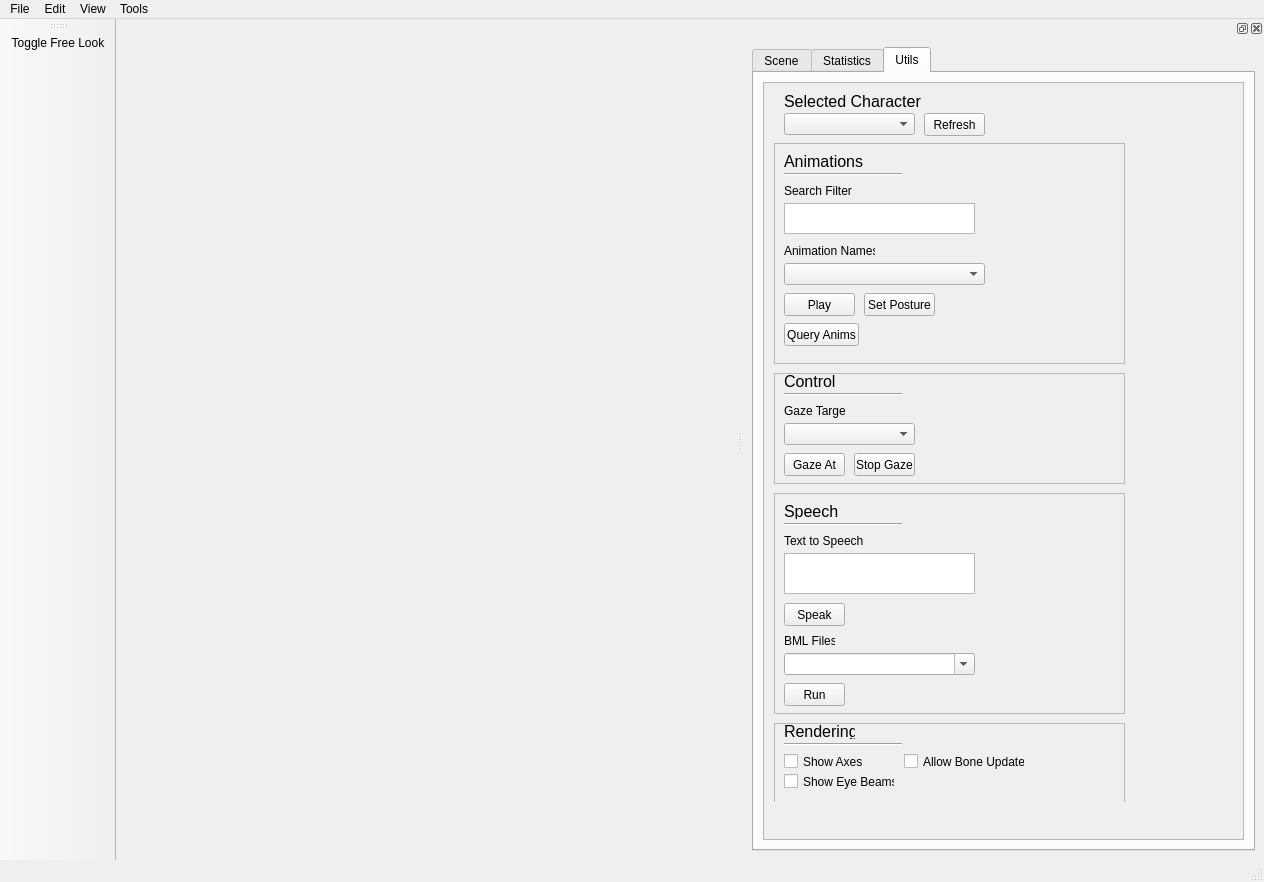
<?xml version="1.0" encoding="UTF-8"?>
<ui version="4.0">
 <class>MainWindow</class>
 <widget class="QMainWindow" name="MainWindow">
  <property name="geometry">
   <rect>
    <x>0</x>
    <y>0</y>
    <width>1264</width>
    <height>882</height>
   </rect>
  </property>
  <property name="baseSize">
   <size>
    <width>1274</width>
    <height>830</height>
   </size>
  </property>
  <property name="windowTitle">
   <string>Smartbody Debugger</string>
  </property>
  <widget class="QWidget" name="centralwidget">
   <layout class="QHBoxLayout" name="horizontalLayout_3">
    <item>
     <widget class="QWidget" name="RenderView" native="true">
      <property name="minimumSize">
       <size>
        <width>500</width>
        <height>500</height>
       </size>
      </property>
      <property name="maximumSize">
       <size>
        <width>16777215</width>
        <height>16777215</height>
       </size>
      </property>
      <layout class="QHBoxLayout" name="horizontalLayout_2"/>
     </widget>
    </item>
   </layout>
  </widget>
  <widget class="QMenuBar" name="menubar">
   <property name="geometry">
    <rect>
     <x>0</x>
     <y>0</y>
     <width>1264</width>
     <height>21</height>
    </rect>
   </property>
   <widget class="QMenu" name="menuFile">
    <property name="title">
     <string>File</string>
    </property>
    <addaction name="actionConnect"/>
    <addaction name="actionConnect_Single"/>
    <addaction name="actionDisconnect"/>
    <addaction name="actionSettings"/>
    <addaction name="actionExit"/>
   </widget>
   <widget class="QMenu" name="menuEdit">
    <property name="title">
     <string>Edit</string>
    </property>
   </widget>
   <widget class="QMenu" name="menuView">
    <property name="title">
     <string>View</string>
    </property>
   </widget>
   <widget class="QMenu" name="menuSbm">
    <property name="title">
     <string>Tools</string>
    </property>
    <addaction name="actionData_Viewer"/>
    <addaction name="actionResource_Viewer"/>
    <addaction name="actionCommand_Window"/>
    <addaction name="actionFace_Viewer"/>
    <addaction name="actionBML_Creator"/>
    <addaction name="actionEnity_Creator"/>
   </widget>
   <addaction name="menuFile"/>
   <addaction name="menuEdit"/>
   <addaction name="menuView"/>
   <addaction name="menuSbm"/>
  </widget>
  <widget class="QStatusBar" name="statusbar"/>
  <widget class="QToolBar" name="toolBar">
   <property name="windowTitle">
    <string>toolBar</string>
   </property>
   <attribute name="toolBarArea">
    <enum>LeftToolBarArea</enum>
   </attribute>
   <attribute name="toolBarBreak">
    <bool>false</bool>
   </attribute>
   <addaction name="actionToggleFreeLookCamera"/>
  </widget>
  <widget class="QDockWidget" name="sceneDockWidget">
   <property name="maximumSize">
    <size>
     <width>524287</width>
     <height>524287</height>
    </size>
   </property>
   <property name="layoutDirection">
    <enum>Qt::LeftToRight</enum>
   </property>
   <attribute name="dockWidgetArea">
    <number>2</number>
   </attribute>
   <widget class="QWidget" name="dockWidgetContents">
    <layout class="QVBoxLayout" name="verticalLayout">
     <item>
      <widget class="QTabWidget" name="sceneTab">
       <property name="sizePolicy">
        <sizepolicy hsizetype="Expanding" vsizetype="Expanding">
         <horstretch>0</horstretch>
         <verstretch>0</verstretch>
        </sizepolicy>
       </property>
       <property name="minimumSize">
        <size>
         <width>0</width>
         <height>0</height>
        </size>
       </property>
       <property name="maximumSize">
        <size>
         <width>16777215</width>
         <height>16777215</height>
        </size>
       </property>
       <property name="layoutDirection">
        <enum>Qt::LeftToRight</enum>
       </property>
       <property name="currentIndex">
        <number>2</number>
       </property>
       <widget class="QWidget" name="tab">
        <attribute name="title">
         <string>Scene</string>
        </attribute>
        <layout class="QHBoxLayout" name="horizontalLayout_4">
         <item>
          <widget class="QTreeWidget" name="sceneTree">
           <property name="sizePolicy">
            <sizepolicy hsizetype="Expanding" vsizetype="Expanding">
             <horstretch>0</horstretch>
             <verstretch>0</verstretch>
            </sizepolicy>
           </property>
           <property name="minimumSize">
            <size>
             <width>0</width>
             <height>0</height>
            </size>
           </property>
           <property name="maximumSize">
            <size>
             <width>16777215</width>
             <height>16777215</height>
            </size>
           </property>
           <property name="layoutDirection">
            <enum>Qt::LeftToRight</enum>
           </property>
           <property name="horizontalScrollBarPolicy">
            <enum>Qt::ScrollBarAsNeeded</enum>
           </property>
           <property name="editTriggers">
            <set>QAbstractItemView::DoubleClicked|QAbstractItemView::EditKeyPressed</set>
           </property>
           <property name="horizontalScrollMode">
            <enum>QAbstractItemView::ScrollPerPixel</enum>
           </property>
           <property name="rootIsDecorated">
            <bool>true</bool>
           </property>
           <property name="columnCount">
            <number>3</number>
           </property>
           <attribute name="headerVisible">
            <bool>false</bool>
           </attribute>
           <attribute name="headerCascadingSectionResizes">
            <bool>false</bool>
           </attribute>
           <attribute name="headerDefaultSectionSize">
            <number>300</number>
           </attribute>
           <column>
            <property name="text">
             <string notr="true">1</string>
            </property>
           </column>
           <column>
            <property name="text">
             <string notr="true">2</string>
            </property>
           </column>
           <column>
            <property name="text">
             <string notr="true">3</string>
            </property>
           </column>
          </widget>
         </item>
        </layout>
       </widget>
       <widget class="QWidget" name="statisticsTab">
        <attribute name="title">
         <string>Statistics</string>
        </attribute>
        <widget class="QLabel" name="cameraPositionLabel">
         <property name="geometry">
          <rect>
           <x>10</x>
           <y>50</y>
           <width>211</width>
           <height>31</height>
          </rect>
         </property>
         <property name="text">
          <string>Camera Pos:</string>
         </property>
        </widget>
        <widget class="QLabel" name="networkFpsLabel">
         <property name="geometry">
          <rect>
           <x>10</x>
           <y>30</y>
           <width>121</width>
           <height>16</height>
          </rect>
         </property>
         <property name="text">
          <string>Network Fps:</string>
         </property>
        </widget>
        <widget class="QLabel" name="rendererFpsLabel">
         <property name="enabled">
          <bool>true</bool>
         </property>
         <property name="geometry">
          <rect>
           <x>10</x>
           <y>10</y>
           <width>121</width>
           <height>16</height>
          </rect>
         </property>
         <property name="text">
          <string>Renderer Fps:</string>
         </property>
        </widget>
       </widget>
       <widget class="QWidget" name="utilsTab">
        <attribute name="title">
         <string>Utils</string>
        </attribute>
        <layout class="QVBoxLayout" name="verticalLayout_2">
         <item>
          <widget class="QScrollArea" name="scrollArea">
           <property name="verticalScrollBarPolicy">
            <enum>Qt::ScrollBarAsNeeded</enum>
           </property>
           <property name="widgetResizable">
            <bool>false</bool>
           </property>
           <widget class="QWidget" name="scrollAreaWidgetContents">
            <property name="geometry">
             <rect>
              <x>0</x>
              <y>0</y>
              <width>479</width>
              <height>719</height>
             </rect>
            </property>
            <widget class="QPushButton" name="refreshButton">
             <property name="geometry">
              <rect>
               <x>160</x>
               <y>30</y>
               <width>61</width>
               <height>23</height>
              </rect>
             </property>
             <property name="text">
              <string>Refresh</string>
             </property>
            </widget>
            <widget class="QLabel" name="selectedCharacterLabel">
             <property name="geometry">
              <rect>
               <x>20</x>
               <y>10</y>
               <width>141</width>
               <height>16</height>
              </rect>
             </property>
             <property name="font">
              <font>
               <pointsize>12</pointsize>
              </font>
             </property>
             <property name="text">
              <string>Selected Character</string>
             </property>
            </widget>
            <widget class="QComboBox" name="selectedCharacterBox">
             <property name="geometry">
              <rect>
               <x>20</x>
               <y>30</y>
               <width>131</width>
               <height>22</height>
              </rect>
             </property>
            </widget>
            <widget class="QFrame" name="frame_2">
             <property name="geometry">
              <rect>
               <x>10</x>
               <y>60</y>
               <width>351</width>
               <height>221</height>
              </rect>
             </property>
             <property name="frameShape">
              <enum>QFrame::StyledPanel</enum>
             </property>
             <property name="frameShadow">
              <enum>QFrame::Raised</enum>
             </property>
             <widget class="QLabel" name="animationNamesLabel">
              <property name="geometry">
               <rect>
                <x>10</x>
                <y>100</y>
                <width>91</width>
                <height>16</height>
               </rect>
              </property>
              <property name="text">
               <string>Animation Names</string>
              </property>
             </widget>
             <widget class="Line" name="line">
              <property name="geometry">
               <rect>
                <x>10</x>
                <y>30</y>
                <width>118</width>
                <height>3</height>
               </rect>
              </property>
              <property name="lineWidth">
               <number>1</number>
              </property>
              <property name="orientation">
               <enum>Qt::Horizontal</enum>
              </property>
             </widget>
             <widget class="QPushButton" name="QueryAnimButton">
              <property name="geometry">
               <rect>
                <x>10</x>
                <y>180</y>
                <width>75</width>
                <height>23</height>
               </rect>
              </property>
              <property name="text">
               <string>Query Anims</string>
              </property>
             </widget>
             <widget class="QComboBox" name="animationNamesBox">
              <property name="geometry">
               <rect>
                <x>10</x>
                <y>120</y>
                <width>201</width>
                <height>22</height>
               </rect>
              </property>
             </widget>
             <widget class="QLabel" name="animationsLabel">
              <property name="geometry">
               <rect>
                <x>10</x>
                <y>10</y>
                <width>81</width>
                <height>16</height>
               </rect>
              </property>
              <property name="font">
               <font>
                <pointsize>12</pointsize>
               </font>
              </property>
              <property name="text">
               <string>Animations</string>
              </property>
             </widget>
             <widget class="QPlainTextEdit" name="animFilterBox">
              <property name="geometry">
               <rect>
                <x>10</x>
                <y>60</y>
                <width>191</width>
                <height>31</height>
               </rect>
              </property>
             </widget>
             <widget class="QLabel" name="filterLabel">
              <property name="geometry">
               <rect>
                <x>10</x>
                <y>40</y>
                <width>71</width>
                <height>16</height>
               </rect>
              </property>
              <property name="text">
               <string>Search Filter</string>
              </property>
             </widget>
             <widget class="QPushButton" name="PlayAnimButton">
              <property name="geometry">
               <rect>
                <x>10</x>
                <y>150</y>
                <width>71</width>
                <height>23</height>
               </rect>
              </property>
              <property name="text">
               <string>Play</string>
              </property>
             </widget>
             <widget class="QPushButton" name="SetPostureButton">
              <property name="geometry">
               <rect>
                <x>90</x>
                <y>150</y>
                <width>71</width>
                <height>23</height>
               </rect>
              </property>
              <property name="text">
               <string>Set Posture</string>
              </property>
             </widget>
            </widget>
            <widget class="QFrame" name="frame_4">
             <property name="geometry">
              <rect>
               <x>10</x>
               <y>290</y>
               <width>351</width>
               <height>111</height>
              </rect>
             </property>
             <property name="frameShape">
              <enum>QFrame::StyledPanel</enum>
             </property>
             <property name="frameShadow">
              <enum>QFrame::Raised</enum>
             </property>
             <widget class="QPushButton" name="GazeAtButton">
              <property name="geometry">
               <rect>
                <x>10</x>
                <y>80</y>
                <width>61</width>
                <height>23</height>
               </rect>
              </property>
              <property name="text">
               <string>Gaze At</string>
              </property>
             </widget>
             <widget class="QLabel" name="gazeTargetLabel">
              <property name="geometry">
               <rect>
                <x>10</x>
                <y>30</y>
                <width>61</width>
                <height>16</height>
               </rect>
              </property>
              <property name="text">
               <string>Gaze Target</string>
              </property>
             </widget>
             <widget class="QComboBox" name="gazeTargetBox">
              <property name="geometry">
               <rect>
                <x>10</x>
                <y>50</y>
                <width>131</width>
                <height>22</height>
               </rect>
              </property>
             </widget>
             <widget class="Line" name="line_5">
              <property name="geometry">
               <rect>
                <x>10</x>
                <y>20</y>
                <width>118</width>
                <height>3</height>
               </rect>
              </property>
              <property name="lineWidth">
               <number>1</number>
              </property>
              <property name="orientation">
               <enum>Qt::Horizontal</enum>
              </property>
             </widget>
             <widget class="QLabel" name="controlLabel">
              <property name="geometry">
               <rect>
                <x>10</x>
                <y>0</y>
                <width>71</width>
                <height>16</height>
               </rect>
              </property>
              <property name="font">
               <font>
                <pointsize>12</pointsize>
               </font>
              </property>
              <property name="text">
               <string>Control</string>
              </property>
             </widget>
             <widget class="QPushButton" name="StopGazeButton">
              <property name="geometry">
               <rect>
                <x>80</x>
                <y>80</y>
                <width>61</width>
                <height>23</height>
               </rect>
              </property>
              <property name="text">
               <string>Stop Gaze</string>
              </property>
             </widget>
            </widget>
            <widget class="QFrame" name="frame">
             <property name="geometry">
              <rect>
               <x>10</x>
               <y>410</y>
               <width>351</width>
               <height>221</height>
              </rect>
             </property>
             <property name="frameShape">
              <enum>QFrame::StyledPanel</enum>
             </property>
             <property name="frameShadow">
              <enum>QFrame::Raised</enum>
             </property>
             <widget class="QComboBox" name="bmlFilesBox">
              <property name="geometry">
               <rect>
                <x>10</x>
                <y>160</y>
                <width>191</width>
                <height>22</height>
               </rect>
              </property>
              <property name="editable">
               <bool>true</bool>
              </property>
             </widget>
             <widget class="QLabel" name="ttsLabel">
              <property name="geometry">
               <rect>
                <x>10</x>
                <y>40</y>
                <width>91</width>
                <height>16</height>
               </rect>
              </property>
              <property name="text">
               <string>Text to Speech</string>
              </property>
             </widget>
             <widget class="QLabel" name="bmlFilesLabel">
              <property name="geometry">
               <rect>
                <x>10</x>
                <y>140</y>
                <width>51</width>
                <height>16</height>
               </rect>
              </property>
              <property name="text">
               <string>BML Files</string>
              </property>
             </widget>
             <widget class="QPlainTextEdit" name="ttsBox">
              <property name="geometry">
               <rect>
                <x>10</x>
                <y>60</y>
                <width>191</width>
                <height>41</height>
               </rect>
              </property>
             </widget>
             <widget class="QPushButton" name="SpeakButton">
              <property name="geometry">
               <rect>
                <x>10</x>
                <y>110</y>
                <width>61</width>
                <height>23</height>
               </rect>
              </property>
              <property name="text">
               <string>Speak</string>
              </property>
             </widget>
             <widget class="Line" name="line_2">
              <property name="geometry">
               <rect>
                <x>10</x>
                <y>30</y>
                <width>118</width>
                <height>3</height>
               </rect>
              </property>
              <property name="lineWidth">
               <number>1</number>
              </property>
              <property name="orientation">
               <enum>Qt::Horizontal</enum>
              </property>
             </widget>
             <widget class="QLabel" name="speechLabel">
              <property name="geometry">
               <rect>
                <x>10</x>
                <y>10</y>
                <width>71</width>
                <height>16</height>
               </rect>
              </property>
              <property name="font">
               <font>
                <pointsize>12</pointsize>
               </font>
              </property>
              <property name="text">
               <string>Speech</string>
              </property>
             </widget>
             <widget class="QPushButton" name="runBmlButton">
              <property name="geometry">
               <rect>
                <x>10</x>
                <y>190</y>
                <width>61</width>
                <height>23</height>
               </rect>
              </property>
              <property name="text">
               <string>Run</string>
              </property>
             </widget>
            </widget>
            <widget class="QFrame" name="frame_3">
             <property name="geometry">
              <rect>
               <x>10</x>
               <y>640</y>
               <width>351</width>
               <height>91</height>
              </rect>
             </property>
             <property name="frameShape">
              <enum>QFrame::StyledPanel</enum>
             </property>
             <property name="frameShadow">
              <enum>QFrame::Raised</enum>
             </property>
             <widget class="QLabel" name="renderingLabel">
              <property name="geometry">
               <rect>
                <x>10</x>
                <y>0</y>
                <width>71</width>
                <height>16</height>
               </rect>
              </property>
              <property name="font">
               <font>
                <pointsize>12</pointsize>
               </font>
              </property>
              <property name="text">
               <string>Rendering</string>
              </property>
             </widget>
             <widget class="QCheckBox" name="showAxesBox">
              <property name="geometry">
               <rect>
                <x>10</x>
                <y>30</y>
                <width>81</width>
                <height>17</height>
               </rect>
              </property>
              <property name="text">
               <string>Show Axes</string>
              </property>
             </widget>
             <widget class="Line" name="line_3">
              <property name="geometry">
               <rect>
                <x>10</x>
                <y>20</y>
                <width>118</width>
                <height>3</height>
               </rect>
              </property>
              <property name="lineWidth">
               <number>1</number>
              </property>
              <property name="orientation">
               <enum>Qt::Horizontal</enum>
              </property>
             </widget>
             <widget class="QCheckBox" name="showEyeBeamsBox">
              <property name="geometry">
               <rect>
                <x>10</x>
                <y>50</y>
                <width>111</width>
                <height>17</height>
               </rect>
              </property>
              <property name="text">
               <string>Show Eye Beams</string>
              </property>
             </widget>
             <widget class="QCheckBox" name="allowBoneUpdatesBox">
              <property name="geometry">
               <rect>
                <x>130</x>
                <y>30</y>
                <width>121</width>
                <height>17</height>
               </rect>
              </property>
              <property name="text">
               <string>Allow Bone Updates</string>
              </property>
             </widget>
            </widget>
           </widget>
          </widget>
         </item>
        </layout>
       </widget>
      </widget>
     </item>
    </layout>
   </widget>
  </widget>
  <action name="actionConnect">
   <property name="text">
    <string>&amp;Connect</string>
   </property>
   <property name="toolTip">
    <string>Connect to a Smartbody Process</string>
   </property>
   <property name="shortcut">
    <string>Ctrl+C</string>
   </property>
  </action>
  <action name="actionToggleFreeLookCamera">
   <property name="icon">
    <iconset>
     <normaloff>images/monkey_on_128x128.png</normaloff>images/monkey_on_128x128.png</iconset>
   </property>
   <property name="text">
    <string>Toggle Free Look</string>
   </property>
   <property name="toolTip">
    <string>Toggle Free Look</string>
   </property>
  </action>
  <action name="actionSettings">
   <property name="text">
    <string>&amp;Settings</string>
   </property>
   <property name="shortcut">
    <string>Ctrl+S</string>
   </property>
  </action>
  <action name="actionDisconnect">
   <property name="enabled">
    <bool>false</bool>
   </property>
   <property name="text">
    <string>&amp;Disconnect</string>
   </property>
   <property name="shortcut">
    <string>Ctrl+D</string>
   </property>
  </action>
  <action name="actionExit">
   <property name="text">
    <string>E&amp;xit</string>
   </property>
   <property name="shortcut">
    <string>Ctrl+Q</string>
   </property>
  </action>
  <action name="actionResource_Viewer">
   <property name="text">
    <string>&amp;Resource Viewer</string>
   </property>
   <property name="shortcut">
    <string>Ctrl+R</string>
   </property>
  </action>
  <action name="actionCommand_Window">
   <property name="text">
    <string>Command Window</string>
   </property>
   <property name="shortcut">
    <string>Ctrl+M</string>
   </property>
  </action>
  <action name="actionData_Viewer">
   <property name="text">
    <string>D&amp;ata Viewer</string>
   </property>
   <property name="shortcut">
    <string>Ctrl+A</string>
   </property>
  </action>
  <action name="actionUtils_Window">
   <property name="text">
    <string>U&amp;tils Window</string>
   </property>
   <property name="shortcut">
    <string>Ctrl+T</string>
   </property>
  </action>
  <action name="actionFace_Viewer">
   <property name="text">
    <string>Face Viewer</string>
   </property>
   <property name="shortcut">
    <string>Ctrl+F</string>
   </property>
  </action>
  <action name="actionBML_Creator">
   <property name="text">
    <string>&amp;BML Creator</string>
   </property>
   <property name="shortcut">
    <string>Ctrl+B</string>
   </property>
  </action>
  <action name="actionEnity_Creator">
   <property name="text">
    <string>Entity Creator</string>
   </property>
   <property name="shortcut">
    <string>Ctrl+E</string>
   </property>
  </action>
  <action name="actionConnect_Single">
   <property name="text">
    <string>Connect S&amp;ingle</string>
   </property>
   <property name="toolTip">
    <string>Connect to first sbm process found</string>
   </property>
   <property name="shortcut">
    <string>Ctrl+I</string>
   </property>
  </action>
 </widget>
 <resources/>
 <connections/>
</ui>
